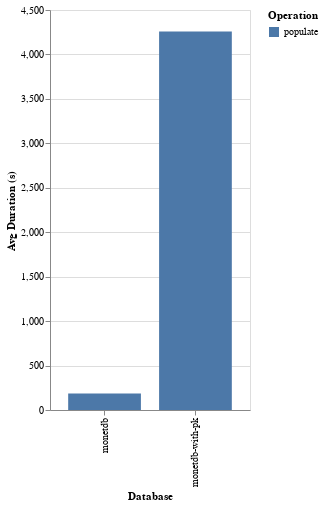

The cell this chart's notebook holds for it:
### Code cell
df = db.execute(
    """
SELECT
	db,
	operation,
	ROUND(AVG(epoch(finished_at - started_at)), 2) AS avg_duration_seconds
FROM
	benchmark
WHERE
	suite = (?)
	AND finished_at IS NOT NULL
GROUP BY
	db,
	operation
ORDER BY
	operation,
	avg_duration_seconds;
""",
    [SUITE],
).pl()

width = 100 * df.select("db").n_unique()

chart = (
    alt.Chart(df)
    .mark_bar()
    .encode(
        x=alt.X("db:N", title="Database"),
        xOffset=alt.XOffset("operation:N"),
        y=alt.Y("avg_duration_seconds:Q", title="Avg Duration (s)"),
        color=alt.Color("operation:N", title="Operation"),
        tooltip=["db:N", "operation:N", "avg_duration_seconds:Q"],
    )
    .properties(
        width=width,
        height=400,
    )
)

chart

### Figure 1 — Vega-Lite specification as saved in the notebook (floating-point values rounded to 4 significant figures)
{"config": {"view": {"continuousWidth": 300, "continuousHeight": 300}}, "data": {"name": "data-2b5b45da25580cee99751d87dce6af66"}, "mark": {"type": "bar"}, "encoding": {"color": {"field": "operation", "title": "Operation", "type": "nominal"}, "tooltip": [{"field": "db", "type": "nominal"}, {"field": "operation", "type": "nominal"}, {"field": "avg_duration_seconds", "type": "quantitative"}], "x": {"field": "db", "title": "Database", "type": "nominal"}, "xOffset": {"field": "operation", "type": "nominal"}, "y": {"field": "avg_duration_seconds", "title": "Avg Duration (s)", "type": "quantitative"}}, "height": 400, "width": 200, "$schema": "https://vega.github.io/schema/vega-lite/v5.20.1.json", "datasets": {"data-2b5b45da25580cee99751d87dce6af66": [{"db": "monetdb", "operation": "populate", "avg_duration_seconds": 186.5}, {"db": "monetdb-with-pk", "operation": "populate", "avg_duration_seconds": 4260.0}]}}
